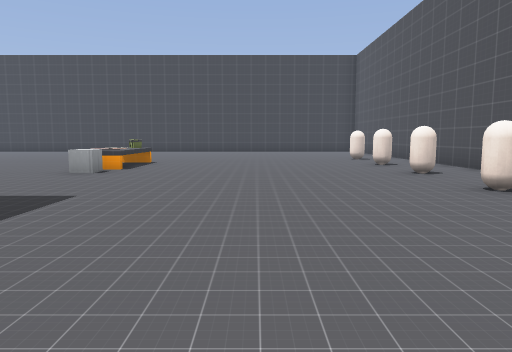
[1] (above)

19 first-person views from a walk through a 3-D level made in the Godot game engine. The camera is 1.5 m above the floor, tilts 6° down and sees 70° across. The floor is counted in squares, 2 m on a side. Each view is taken from the middle of a square. On the plan, view 1 faces up. The plan holds only what a view shows up to about 11 squares ahead; the rest is blank. The place goes on beyond the plan. Characters and animated objects are left out. Some surface patterns are stand-ins.

[2]
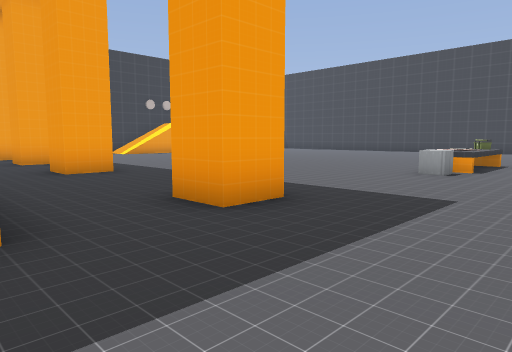

[3]
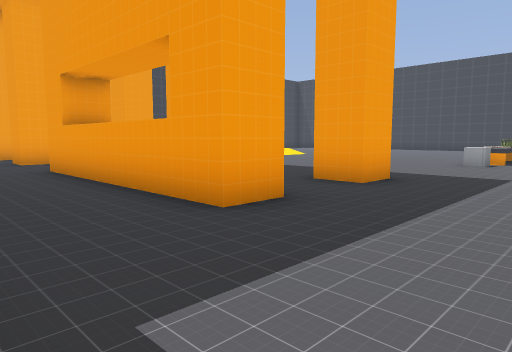

[4]
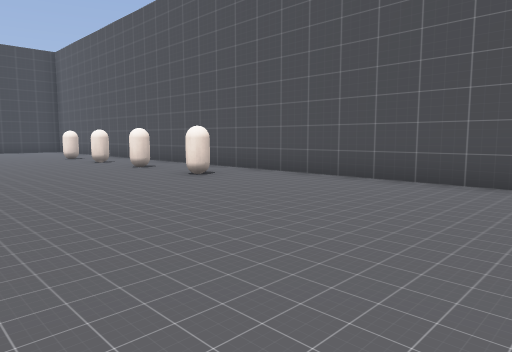

[5]
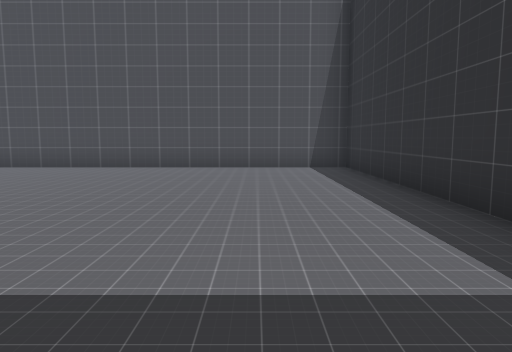

[6]
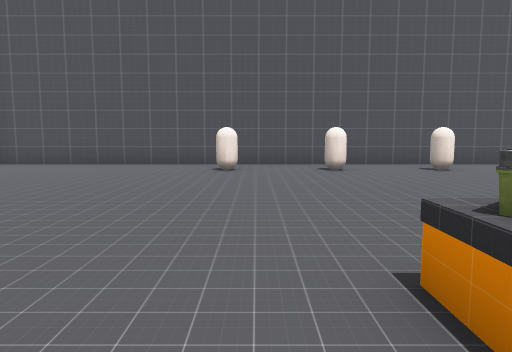

[7]
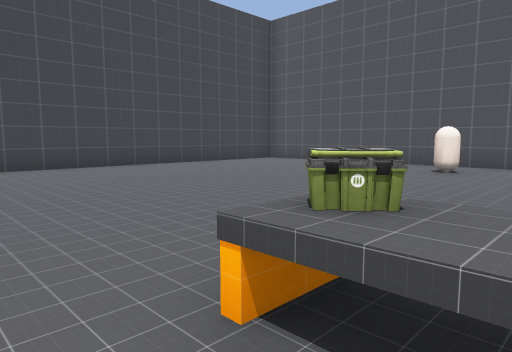

[8]
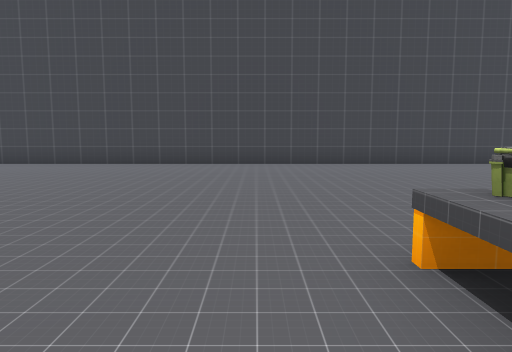

[9]
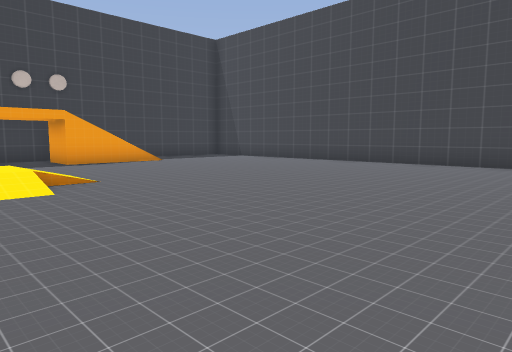

[10]
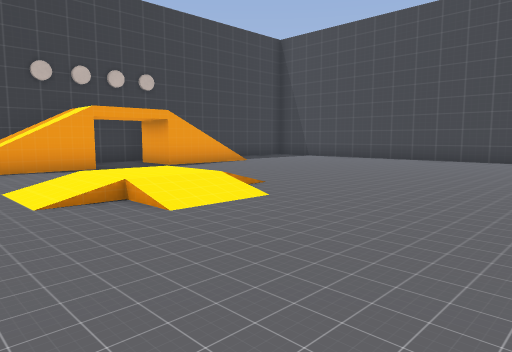

[11]
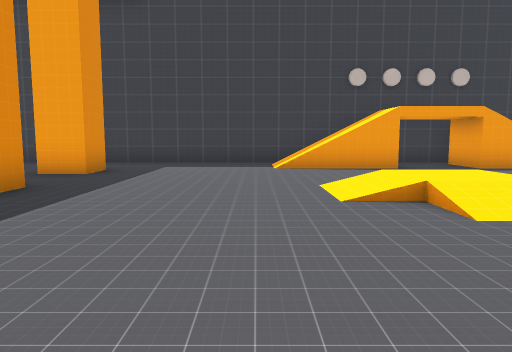

[12]
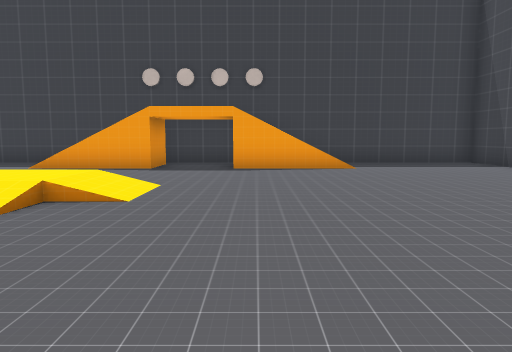

[13]
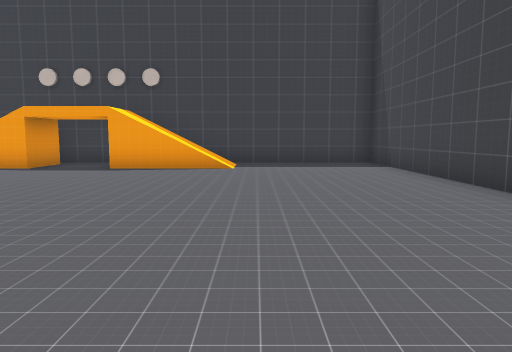

[14]
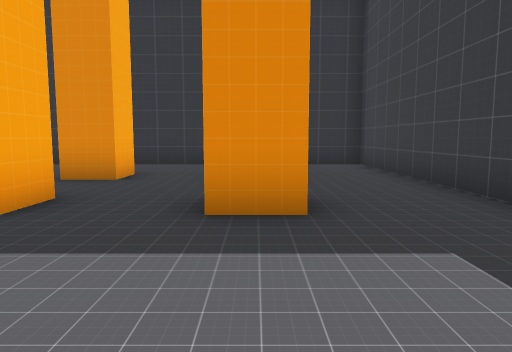

[15]
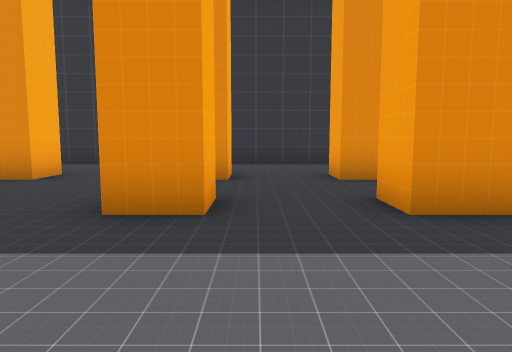

[16]
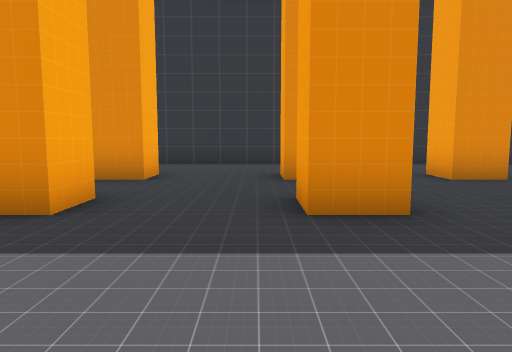

[17]
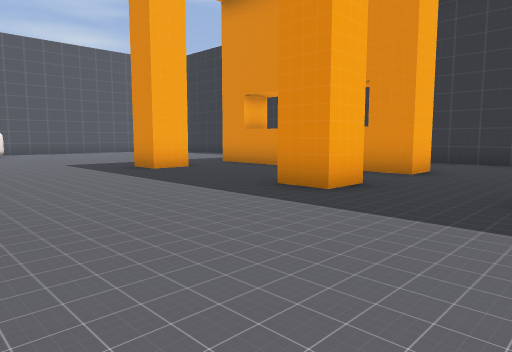

[18]
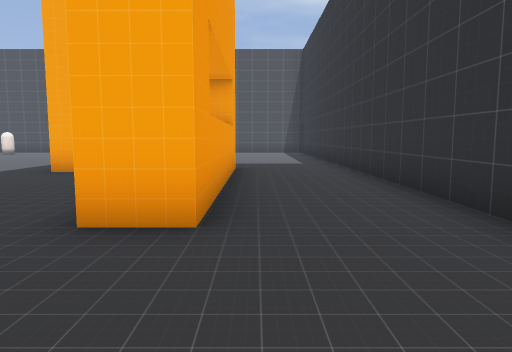

[19]
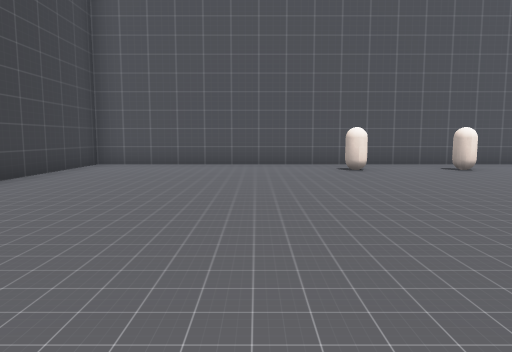

### Floor plan
Key: @ floor where view 1 was taken; # wall or solid block; . main floor; : floor 0.5 m higher than the main floor; / step, stairs or slope; ^ raised ledge; C crate; N container; O other object.
Columns run from 19 left of view 1 to 6 right of it. Each row starts with its distance up from view 1.
 20 ##########################
 19 #........................#
 18 #........................#
 17 #........................#
 16 #........................#
 15 #//......................#
 14 #//......................#
 13 #//....................O.#
 12 #........................#
 11 #...../........C.........#
 10 #//../:/.......^.......O.#
  9 #//../:/.......^O........#
  8 #//............N.......O.#
  7 #........................#
  6 #........................#
  5 #......................O.#
  4 #........................#
  3 #..#..#..#....#..........#
  2 #........................#
  1 #........................#
  0 #..#..#..######....@.....#
 -1 #........................#
 -2 #........................#
 -3 #........................#
 -4 ##########################

Positions as (right, up) in squares from view 1, and headings:
1: (0, 0), facing up
2: (-1, 0), facing up-left
3: (-1, -3), facing up-left
4: (-1, -1), facing up-right
5: (-4, -1), facing right
6: (-5, 12), facing right
7: (-5, 10), facing up-right
8: (-5, 9), facing up
9: (-6, 9), facing up-left
10: (-8, 7), facing up-left
11: (-8, 7), facing left
12: (-8, 13), facing left
13: (-8, 16), facing left
14: (-16, 7), facing down
15: (-14, 7), facing down
16: (-12, 7), facing down
17: (-13, 8), facing down-right
18: (-13, -1), facing right
19: (-5, 15), facing right
